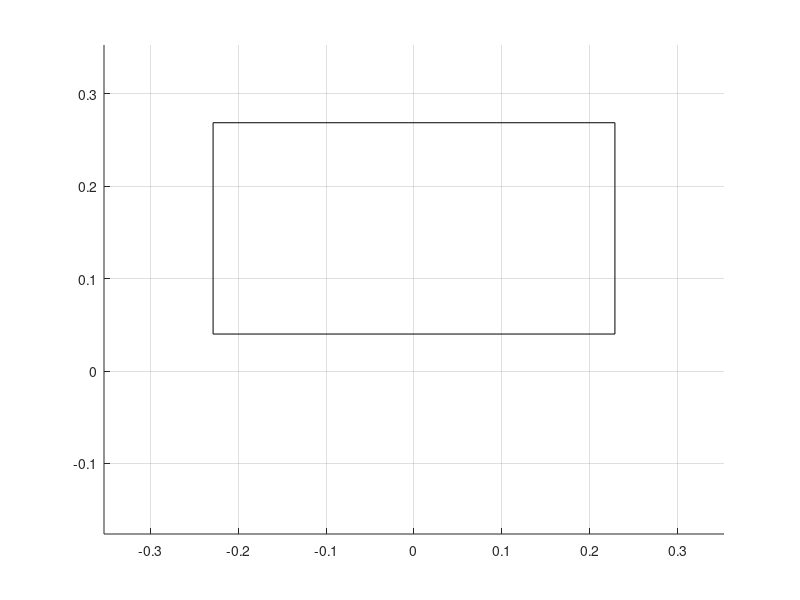

Source code (MATLAB): (Note: this script raises an error after producing the figure.)
%% Conversions from sily units
clear all
INToM = 0.0254;
OZFINToNm = 1.390 * INToM;
LBMTokg = 0.453592;
aluminumDensity_kgpm3 = 2.7 * 100^3 / 1000;

%% Print Area
% 11x20in griddle
% 
global stage0Length_m stage1Length_m BaseOffset_m
PrintHeight_m = 18 * INToM; %0.558;
PrintWidth_m = 9 * INToM; %0.457;
BaseOffset_m = 0.04;

ArmReach_m = sqrt((PrintHeight_m/2)^2+(PrintWidth_m+BaseOffset_m)^2);
stage0Length_m = (ArmReach_m+BaseOffset_m)/2;
stage1Length_m = (ArmReach_m-BaseOffset_m)/2;

%% Drive Specs
% S1 Steper 
% https://www.mcmaster.com/4798n12/
motorTeeth = 10; %https://www.servocity.com/6mm-10-tooth-pinion-pulley/
hubTeeth = 24; % https://www.mcmaster.com/1277N51/
s1GearRatio = motorTeeth/hubTeeth;
s1Torque_Nm = 30 * OZFINToNm / s1GearRatio; % At low speed
s1StepSize_rd = s1Torque_Nm * 0.9 * pi/180;
s1StepMass_kg = LBMTokg * 0.7;

% S0 Stepper
%https://www.mcmaster.com/4798N13/

hubTeeth = 108; % https://www.servocity.com/2302-series-aluminum-mod-0-8-hub-mount-gear-14mm-bore-108-tooth/
motorTeeth = 16; % https://www.mcmaster.com/2664N334/
s0GearRatio = motorTeeth/hubTeeth;
s0StepSize_rd = s0GearRatio * 0.9 * pi/180;
s0Torque_Nm = 30 * OZFINToNm / s0GearRatio; % At low speed
s0StepMass_kg = LBMTokg * 0.7;



%% Dynamic estimates
s0MaxAccel_rdps2 = 0.1;
s1MaxAccel_rdps2 = 0.1;

close all

figure; grid on; hold on;
rectangle('Position',[-PrintHeight_m/2,BaseOffset_m,PrintHeight_m,PrintWidth_m])

areaH = patch([0 0 0],[0 0 0],'r','facealpha',0.2,'edgealpha',0);
Stg0lineH = plot(nan,'-k','LineWidth',2);
Stg1lineH = plot(nan,'-k','LineWidth',2);
pathH = plot(nan,nan,'color',[0.5 0.5 0.5],'LineWidth',0.5);

xlim([-ArmReach_m, ArmReach_m])
ylim([-ArmReach_m*0.5, ArmReach_m])
%% Dynamic sim
target_GRD_m = [-0.2 0.2];
[stage0Pos_rd, stage1Pos_rd] = CartToAng(target_GRD_m);
stage0Rate_rdps = 0.1;
stage1Rate_rdps = 0.2;


dt_s = 0.00002;
time_s = 0;
cycles = 10;
maxTime_s = 10;
timeUntilNextFrame_s = 0;

   [stage0Pos_GRD_m, stage1Pos_GRD_m] = AngToCart(stage0Pos_rd, stage1Pos_rd);
target_GRD_m = [0.2 0.2];
targetIdx = 0;
theta_rd = 0;

pancakeCenters_GRD_m = [0.1 0.2; 0.0 0.2; -0.1 0.2; -0.1 0.1; 0.0 0.1; 0.1 0.1];
pancakeIdx = 1;

while time_s < maxTime_s
    
    time_s = time_s + dt_s;
    timeUntilNextFrame_s = timeUntilNextFrame_s - dt_s;
    
    usablePrintHeight = 0.9*PrintHeight_m;
    usablePrintWidth = 0.9*PrintWidth_m;
    
    
    
    theta_rd = theta_rd + 0.001;
    
    if theta_rd > 2*pi*10
        pancakeIdx = pancakeIdx + 1;
        theta_rd = 0;
    end
   
    target_GRD_m = pancakeCenters_GRD_m(pancakeIdx,:) + [sin(theta_rd) cos(theta_rd)]*theta_rd * 0.0007;

%     % Rectangle tracing
%     if true %targetIdx == 0.0 || norm(stage1Pos_GRD_m - target_GRD_m) < 0.01
%         targetIdx = targetIdx + 0.0001;
%         targets = [-0.5*usablePrintHeight,0.5*usablePrintHeight, 0.5*usablePrintHeight, -0.5*usablePrintHeight,  -0.5*usablePrintHeight;
%                    usablePrintWidth+ BaseOffset_m + 0.05*PrintWidth_m, usablePrintWidth+ BaseOffset_m+ 0.05*PrintWidth_m, BaseOffset_m+ 0.05*PrintWidth_m, BaseOffset_m+ 0.05*PrintWidth_m, usablePrintWidth+ BaseOffset_m]';
%         
%         target_GRD_m = interp1([1;2;3;4;5],targets,mod(targetIdx,4)+1);
%     end
    
    [tgtStage0Pos_rd, tgtStage1Pos_rd, ~, ~, ~] = CartToAng(target_GRD_m);
        
    s1AngError = tgtStage1Pos_rd - stage1Pos_rd;
    if abs(s1AngError) > pi
        s1AngError = -s1AngError + sign(s1AngError) * pi
    end
    stage0Rate_rdps = (tgtStage0Pos_rd - stage0Pos_rd)*1000;
    stage1Rate_rdps = (tgtStage1Pos_rd - stage1Pos_rd)*1000;
    
    ratelimit_rdps = 40;
    stage0Rate_rdps = sign(stage0Rate_rdps) * min(ratelimit_rdps, abs(stage0Rate_rdps));
    stage1Rate_rdps = sign(stage1Rate_rdps) * min(ratelimit_rdps, abs(stage1Rate_rdps));
    
    % Limit the rates
    
%     Stage1Vel_GRD_mps = [ 0.1 0.0];
%    [stage0Rate_rdps, stage1Rate_rdps] = CartVelToAngVel(Stage1Vel_GRD_mps, stage0Pos_rd, stage1Pos_rd);
   
   stage0Pos_rd = stage0Pos_rd + dt_s * stage0Rate_rdps;
   stage1Pos_rd = stage1Pos_rd + dt_s * stage1Rate_rdps;
   
   [stage0Pos_GRD_m, stage1Pos_GRD_m] = AngToCart(stage0Pos_rd, stage1Pos_rd);

   
   if timeUntilNextFrame_s < 0

        set(Stg0lineH,"XData",[0 stage0Pos_GRD_m(1,1)])
        set(Stg0lineH,"YData",[0 stage0Pos_GRD_m(1,2)])
        set(Stg1lineH,"XData",[stage0Pos_GRD_m(1,1) stage1Pos_GRD_m(1,1)])
        set(Stg1lineH,"YData",[stage0Pos_GRD_m(1,2) stage1Pos_GRD_m(1,2)])
      
        set(areaH,"XData",[0 stage0Pos_GRD_m(1,1) stage1Pos_GRD_m(1,1)])
        set(areaH,"YData",[0 stage0Pos_GRD_m(1,2) stage1Pos_GRD_m(1,2)])
        
        set(pathH,"XData",[get(pathH,"XData") stage1Pos_GRD_m(1,1)])
        set(pathH,"YData",[get(pathH,"YData") stage1Pos_GRD_m(1,2)])
        
        
        drawnow
        timeUntilNextFrame_s = 1/100;
        %pause(timeUntilNextFrame_s)
   end
   
   
end

function [Stage0Vel_rdps, Stage1Vel_rdps] = CartVelToAngVel(Stage1Vel_GRD_mps, Stage0Pos_rd, Stage1Pos_rd)
    global stage0Length_m stage1Length_m

    [~, stage1Pos_GRD_m] = AngToCart(Stage0Pos_rd, Stage1Pos_rd);

    [~, ~, hypAng_rd, innerAng_rd, targetHyp_m] = CartToAng(stage1Pos_GRD_m);
    
    Stage0Vel_rdps = (stage1Pos_GRD_m(2) * Stage1Vel_GRD_mps(1) - stage1Pos_GRD_m(1) * Stage1Vel_GRD_mps(2)) / targetHyp_m^2 - ...
        (stage1Pos_GRD_m(1) * Stage1Vel_GRD_mps(1)+ stage1Pos_GRD_m(2) * Stage1Vel_GRD_mps(2))/(sin(innerAng_rd)*2*stage0Length_m*targetHyp_m);
    
    Stage1Vel_rdps = -(stage1Pos_GRD_m(1) * Stage1Vel_GRD_mps(1)+ stage1Pos_GRD_m(2) * Stage1Vel_GRD_mps(2))/(sin(hypAng_rd)*stage0Length_m * stage1Length_m);
%     denom = stage0Length_m * (tan(phi_rd)*cos(Stage0Pos_rd)-sin(Stage0Pos_rd));
%     
%     if abs(denom) > 1e-4 && abs(cos(phi_rd)) > 1e-4
%         Stage0Vel_rdps = (Stage1Vel_GRD_mps(2) + tan(phi_rd)*Stage1Vel_GRD_mps(1))/denom;
%         phidot_rdps = (Stage1Vel_GRD_mps(1) - stage0Length_m * Stage0Vel_rdps) / (stage1Length_m * cos(phi_rd));
%        Stage1Vel_rdps = phidot_rdps - Stage0Vel_rdps;
%  
%     else
%         Stage0Vel_rdps = 0;
%         Stage1Vel_rdps = 0;
%         error('stop')
%     end
    
end

function [Stage0Pos_rd, Stage1Pos_rd, hypAng_rd, innerAng_rd, targetHyp_m] = CartToAng(stage1Pos_GRD_m)

global stage0Length_m stage1Length_m
C_S0L2_PLUS_S1L2_m = stage0Length_m^2+stage1Length_m^2;
C_S0L2_MINUS_S1L2_m = stage0Length_m^2-stage1Length_m^2;
C_Inv_2_TIMES_S0L_TIMES_S1L_1pm2 = 1.0 / (2.0 * stage0Length_m*stage1Length_m);

targetHypSqrd_m2 = dot(stage1Pos_GRD_m,stage1Pos_GRD_m);
targetHyp_m = sqrt(targetHypSqrd_m2);
targetAng_rd = atan(stage1Pos_GRD_m(1)/stage1Pos_GRD_m(2));
hypAng_rd = acos((C_S0L2_PLUS_S1L2_m-targetHypSqrd_m2) * C_Inv_2_TIMES_S0L_TIMES_S1L_1pm2);
innerAng_rd = acos((C_S0L2_MINUS_S1L2_m+targetHypSqrd_m2)/(2*stage0Length_m*targetHyp_m));

% TODO be smart about selecting which of the two solutions to use.
direction = -1; %-sign(targetAng_rd);
Stage0Pos_rd = targetAng_rd + direction * innerAng_rd;
Stage1Pos_rd = -direction * (pi - hypAng_rd);

end


function [stage0Pos_GRD_m, stage1Pos_GRD_m] = AngToCart(Stage0Pos_rd, Stage1Pos_rd)
global stage0Length_m stage1Length_m

stage0Pos_GRD_m = [sin(Stage0Pos_rd), cos(Stage0Pos_rd)] * stage0Length_m;
stage1PosRelST0_GRD_m = [sin(Stage0Pos_rd + Stage1Pos_rd), cos(Stage0Pos_rd + Stage1Pos_rd)] * stage1Length_m;

stage1Pos_GRD_m = stage0Pos_GRD_m + stage1PosRelST0_GRD_m;

end

